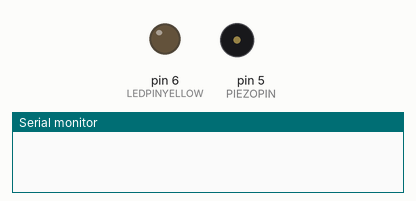
The sketch below on a simulated Arduino Uno, built with avr-gcc and run on an emulated ATmega328P. On the bench: output pins drawn as LEDs (lit = HIGH), buzzer (waves = sounding), the last lines printed to the serial monitor.

Above: at 2.0 s.
At 6.0 s:
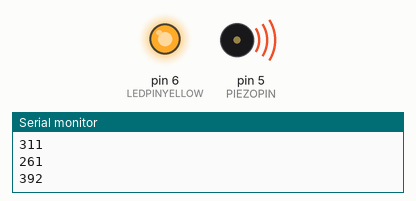
Timing chart, 0 to 10.7 s (numbered marks = the images above):
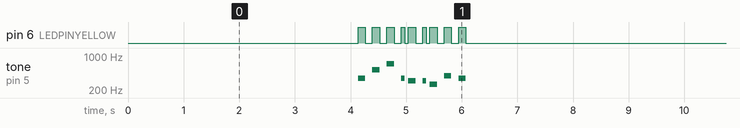

The sketch:

M3.ino
```cpp
//THIS IS THE CODE FOR MEASURE 3 OF "CRAZY FROG" ("AXEL F"). REFERRED TO AS M3

//piezo
int PIEZOPIN = 5;

//leds
int LEDPINYELLOW = 6;

//initialize variables
int note = 0;
int beat = 0;

//note frequencies in Hz
int note_C4 = 261.63;
int note_Eb4 = 311.13;
int note_F4 = 349.23;
int note_G4 = 392.00;
int note_Ab4 = 415.30;
int note_Bb4 = 466.16;
int note_C5 = 523.25;
int note_Db5 = 554.37;
int note_F5 = 698.46;

//note lengths (beats)
int bpm = 116;
int quarter = 60000 / bpm;  // (miliseconds in a minute) divided by (beats in a minute) equals (delay time in miliseconds)
int whole = quarter * 4;
int half = quarter * 2;
int eighth = whole / 8;
int sixteenth = whole / 16;
int dottedEighth = eighth + sixteenth;

//list of notes and values for measure 3
int dataM3[11][2] = {
  {note_F4, eighth},
  {note_C5, eighth},
  {note_F5, eighth},
  {note_F4, sixteenth},
  {note_Eb4, eighth},
  {note_Eb4, sixteenth},
  {note_C4, eighth},
  {note_G4, eighth},
  {note_F4, eighth},
  {0, 0}, //this is the hack to make it not play a weird note
};

int lenM3 = sizeof(dataM3);


//-------------------------FUNCTIONS-------------------------

//setup function: initialize piezo, leds, serial printer
void setup() {
  pinMode(PIEZOPIN, OUTPUT);
  pinMode(LEDPINYELLOW, OUTPUT);
  Serial.begin(9600);
}

//function for measure 3 (M3)
void playM3() {
  for (int c=0; c<(lenM3-1); c++) { //this is part of the hack that stops the weird sound from playing
    note = dataM3[c][0];
    beat = dataM3[c][1];
    tone(PIEZOPIN, note);
    digitalWrite(LEDPINYELLOW, HIGH);
    delay(beat / 2);
    noTone(PIEZOPIN);
    digitalWrite(LEDPINYELLOW, LOW);
    delay(beat / 2);
    Serial.println(note);
    if ((note==258) || (note==387) || (note == 517) || (note >= 800) || (note <= 100)) {  //by printing to the serial moniter, i saw that these frequencies always played at the end of the function
      noTone(PIEZOPIN);
      delay(whole * 3);
      c = -1;
    }
  }
}

//play the M3 function
void loop() {
  noTone(PIEZOPIN);
  delay(whole * 2);
  playM3();
}
```

Measured:
- by itself, pin 6 (LEDPINYELLOW): repeats every 8.3 s: 2 × (LOW 0.13 s, HIGH 0.13 s), LOW 0.13 s, HIGH 0.06 s, LOW 0.06 s, HIGH 0.13 s, LOW 0.13 s, HIGH 0.06 s, LOW 0.06 s, 2 × (HIGH 0.13 s, LOW 0.13 s), HIGH 0.13 s, LOW 6.3 s, HIGH 0.13 s
- by itself, tone on pin 5 (PIEZOPIN): repeats every 8.3 s: silent 0.13 s, 523 Hz 0.13 s, silent 0.13 s, 698 Hz 0.13 s, silent 0.13 s, 349 Hz 0.06 s, silent 0.06 s, 311 Hz 0.13 s, silent 0.13 s, 311 Hz 0.06 s, silent 0.06 s, 261 Hz 0.13 s, silent 0.13 s, 392 Hz 0.13 s, silent 0.13 s, 349 Hz 0.13 s, silent 6.3 s, 349 Hz 0.13 s
